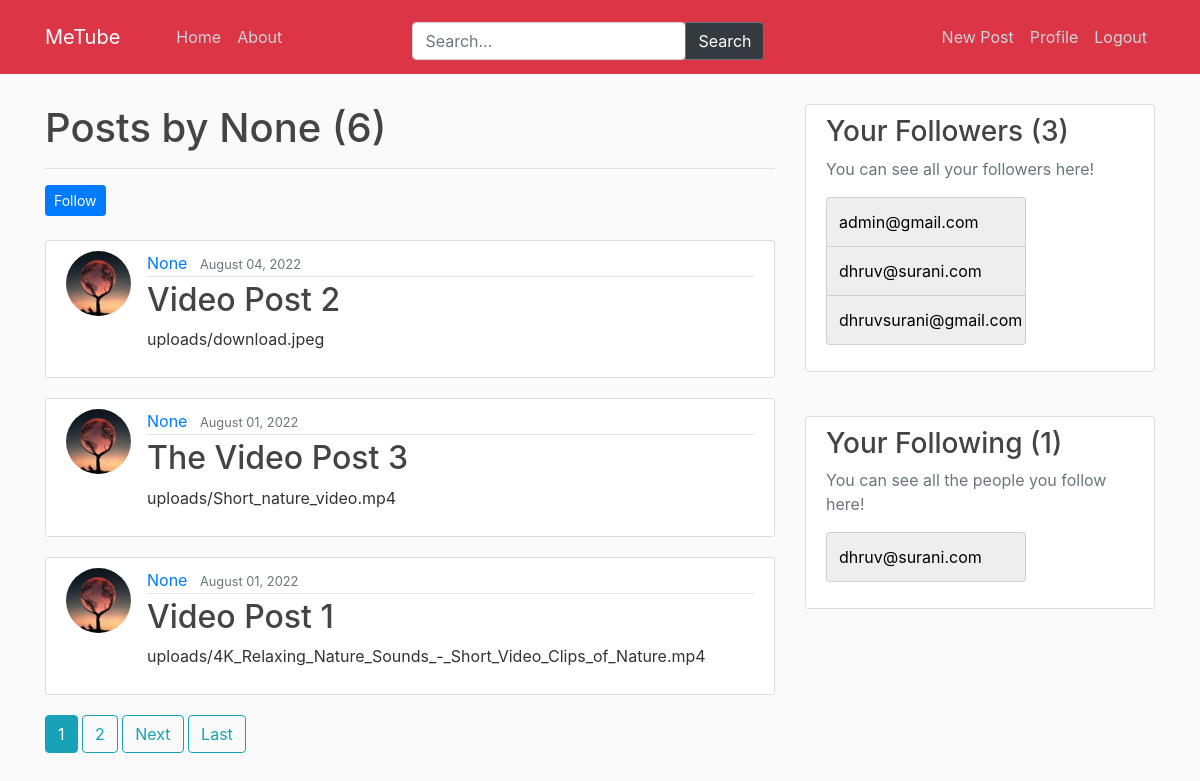
Before: /user/admin@gmail.com/ (signed in) with the older database file.
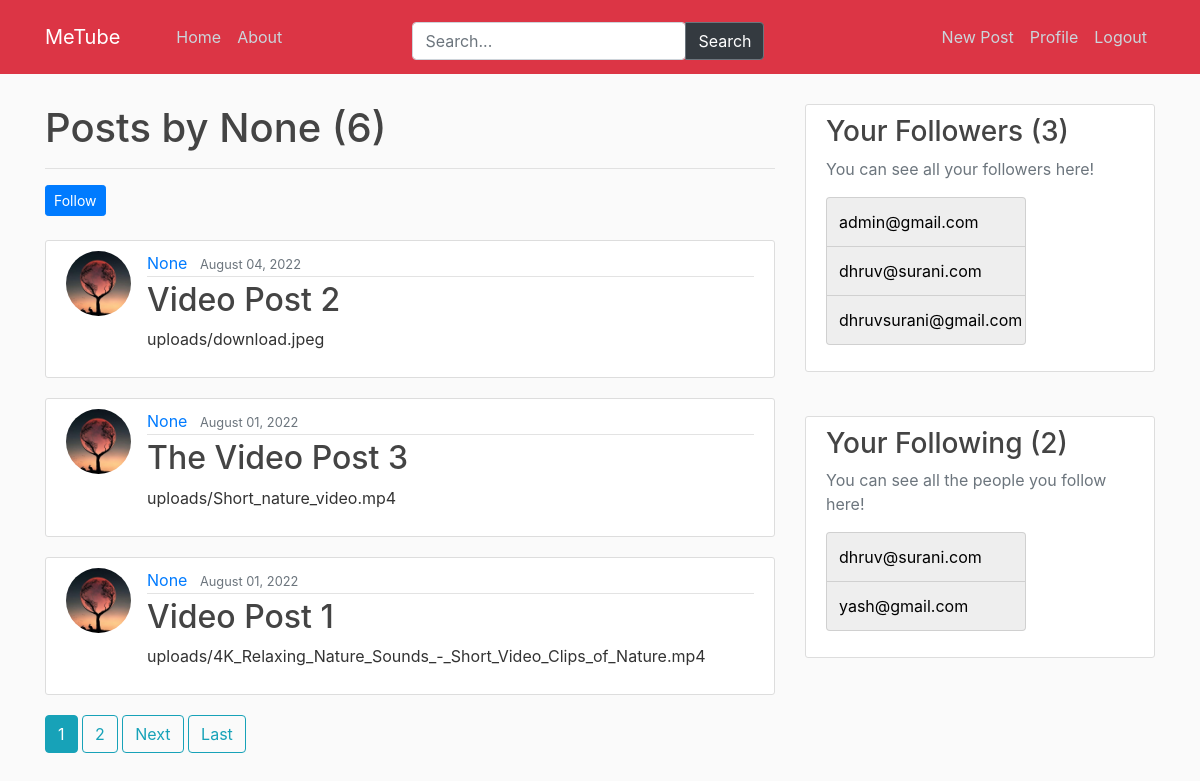
After: the same page with the newer database file.
### video_post/models.py (models this page shows, shortened)
class VideoPost(models.Model):
    title = models.CharField(max_length=100)
    content = models.FileField(upload_to='uploads')
    description = models.TextField()
    date_posted = models.DateTimeField(default=timezone.now)
    creator = models.ForeignKey(get_user_model(), on_delete=models.CASCADE)
    likes = models.ManyToManyField(get_user_model(), related_name="video_posts")
    dislikes = models.ManyToManyField(get_user_model(), related_name="video_posts_dislikes")

### users/models.py (models this page shows, shortened)
class CustomUser(AbstractBaseUser, PermissionsMixin):
    username = models.CharField(max_length=255, unique=True, null=True)
    email = models.EmailField(_('email address'), unique=True)
    first_name = models.CharField(max_length=255, unique=False, null=True)
    last_name = models.CharField(max_length=255, unique=False, null=True)
    is_staff = models.BooleanField(default=False)
    is_active = models.BooleanField(default=True)
    date_joined = models.DateTimeField(default=timezone.now)
    USERNAME_FIELD = 'email'
    REQUIRED_FIELDS = []
    objects = CustomUserManager()
    def __str__(self):
        return self.email

class Profile(models.Model):
    user = models.OneToOneField(get_user_model(), on_delete=models.CASCADE)
    image = models.ImageField(default='default.jpg', upload_to='profile_pics')
    following = models.ManyToManyField(CustomUser, related_name="following")
    followers = models.ManyToManyField(CustomUser, related_name="followers")

### video_post/views.py (the view)
# urls.py: path('user/<str:email>/', UserPostListView.as_view(), name='user-posts'),
class UserPostListView(ListView):
    model = VideoPost  #It will tell out list what model to query
    template_name = 'video_post/user_posts.html' #<app>/<model>_<viewtype>.html
    context_object_name = 'posts'
    paginate_by = 5
    def get_context_data(self, *args, **kwargs):
        context = super(UserPostListView, self).get_context_data(*args, **kwargs)
        user = get_object_or_404(get_user_model(), email=self.kwargs.get('email'))
        posts = VideoPost.objects.filter(creator=user).order_by('-date_posted')
        context['posts'] = posts
        context['other_user'] = user
        return context

### video_post/templates/video_post/user_posts.html (shortened to what this page needs)
{% extends "video_post/base.html" %}
{% block content %}
    <h1 class="mb-3">Posts by {{ other_user.username }} ({{ page_obj.paginator.count }})</h1>
    <hr>
    <form action="{% url 'follow' other_user.email %}" method="POST">
        {% if other_user in request.user.profile.following.all %}
        <button type="submit" name="post_creator_id" value="{{ view.kwargs.user_id }}" class="btn btn-white btn-sm">Following</button>
        {% else %}
        <button type="submit" name="post_creator_id" value="{{ view.kwargs.user_id }}" class="btn btn-primary btn-sm">Follow</button>
        {% endif %}
        <br>
        <br>
    {% for post in posts %}
        <article class="media content-section">
            <img class="rounded-circle article-img" src="{{post.creator.profile.image.url}}" alt="image">
          <div class="media-body">
            <div class="article-metadata">
              <a class="mr-2" href="{% url 'user-posts' post.creator %}">{{ post.creator.username }}</a>
              <small class="text-muted">{{ post.date_posted|date:"F d, Y" }}</small>
            </div>
            <h2><a class="article-title" href="{% url 'post-detail' post.id %}">{{ post.title }}</a></h2>
            <p class="article-content">{{ post.content }}</p>
          </div>
        </article>
    {% endfor %}
    {% if is_paginated %}
        {% for num in page_obj.paginator.page_range %}
            {% if page_obj.number == num %}
                <a class="btn btn-info mb-4" href="?page={{ num }}">{{ num }}</a>
            {% elif num > page_obj.number|add:'-3' and num < page_obj.number|add:'3' %}
                <a class="btn btn-outline-info mb-4" href="?page={{ num }}">{{ num }}</a>
            {% endif %}
        {% endfor %}
        {% if page_obj.has_next %}
            <a class="btn btn-outline-info mb-4" href="?page={{ page_obj.next_page_number }}">Next</a>
            <a class="btn btn-outline-info mb-4" href="?page={{ page_obj.paginator.num_pages }}">Last</a>
        {% endif %}
    {% endif %}
{% endblock content %}

### video_post/templates/video_post/base.html (shortened to what this page needs)
{% load static %}
<!DOCTYPE html>
<html xml:lang="en">
<head>
    <link rel="stylesheet" href="https://cdn.jsdelivr.net/npm/bootstrap@4.0.0/dist/css/bootstrap.min.css"
>
    <link rel="stylesheet" type="text/css" href="{% static 'video_post/main.css' %}">
</head>
<body>
    <header class="site-header">
      <nav class="navbar navbar-expand-md navbar-dark bg-danger fixed-top">
        <div class="container">
          <a class="navbar-brand mr-5" href="/">MeTube</a>
          <div class="collapse navbar-collapse" id="navbarToggle">
            <div class="navbar-nav mr-auto">
              <a class="nav-item nav-link" href="/">Home</a>
              <a class="nav-item nav-link" href="#">About</a>
            </div>
              <div class="input-group pr-5 mr-auto col-5">
                <form action="{% url 'search_result' %}" method="get">
                  <input class="form-control" name="q" type="text" placeholder="Search...">
                </form>
                  <div class="input-group-append">
                    <button class="btn btn-outline-secondary bg-dark text-white" type="submit">Search</button>
                  </div>
              </div>
            <div class="navbar-nav">
                {% if user.is_authenticated %}
                  <a class="nav-item nav-link" href="{% url 'post-create' %}">New Post</a>
                  <a class="nav-item nav-link" href="{% url 'profile' %}">Profile</a>
                  <a class="nav-item nav-link" href="{% url 'logout' %}">Logout</a>
                {% else %}
                  <a class="nav-item nav-link" href="{% url 'login' %}">Login</a>
                  <a class="nav-item nav-link" href="{% url 'register' %}">Register</a>
                {% endif %}
            </div>
          </div>
        </div>
      </nav>
    </header>
    <main role="main" class="container">
        <div class="row">
            <div class="col-md-8">
                <br>
              {% block content %}{% endblock %}
            </div>
            {% if user.is_authenticated %}
            <div class="col-md-4">
                <br>
              <div class="content-section">
                <h3>Your Followers ({{request.user.profile.followers.count}})</h3>
                <p class='text-muted'>You can see all your followers here!
                  <div class="vertical-menu">
                  {% for following in request.user.profile.followers.all %}
                    <a class="list-group-item list-group-item-light" href="{% url 'user-posts' following %}">{{following}}</a>
                  {% endfor %}
                  </div>
                </p>
              </div>
                <br>
              <div class="content-section">
                <h3>Your Following ({{request.user.profile.following.count}})</h3>
                <p class='text-muted'>You can see all the people you follow here!
                  <div class="vertical-menu">
                  {% for follower in request.user.profile.following.all %}
                    <a class="list-group-item list-group-item-light" href="{% url 'user-posts' follower %}">{{follower}}</a>
                  {% endfor %}
                  </div>
                </p>
              </div>
            </div>
            {% endif %}
        </div>
    </main>
</body>
</html>

Changed rows visible on the page:
changed CustomUser "admin@gmail.com": user.profile.following.count "1" → "2"
now on this page (row unchanged): CustomUser: email "yash@gmail.com", shown under "Your Following (2)"
